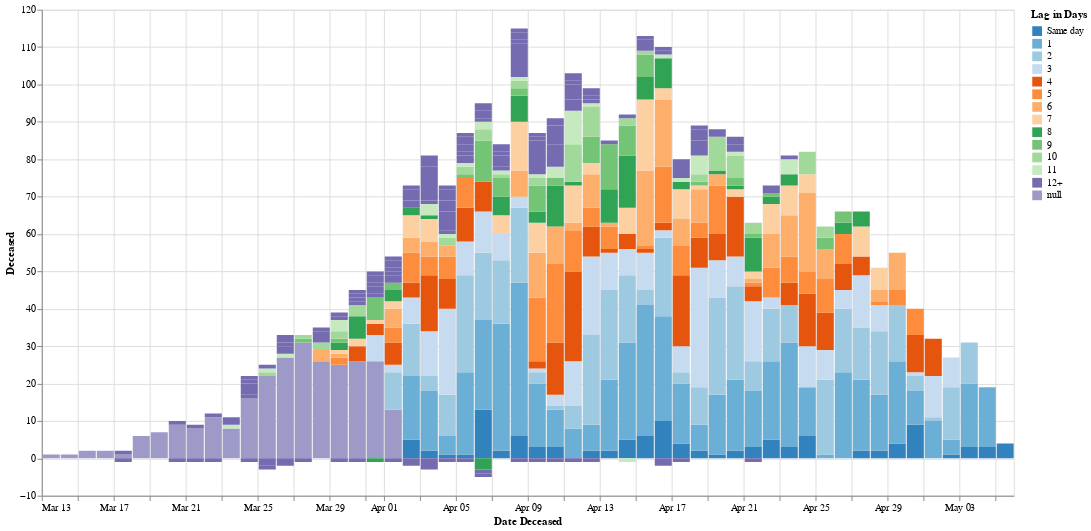

The notebook cell saved with this chart:
### Code cell
df = data[data['date'] > '2020-03-12']

alt.Chart(df, height=500, width=1000).mark_bar().encode(
    x=alt.X('monthdate(date)', title='Date Deceased'),
    y=alt.Y('n_diff', title='Deceased'),
    order=alt.Order(
      # Sort the segments of the bars by this field
      'days_since_publication',
      sort='ascending'
    ),
    color=alt.Color(
        'lag:O',
        title='Lag in Days',
        sort=labels,
        scale=alt.Scale(scheme='category20c'),
    ),
    tooltip=['n_diff', 'lag']
).interactive()

### Figure 1 — Vega-Lite specification as saved in the notebook (floating-point values rounded to 4 significant figures; data arrays with more than 128 entries replaced by an {"elided": "..."} marker saying what was removed)
{"config": {"view": {"continuousWidth": 400, "continuousHeight": 300}}, "data": {"name": "data-9332157a3d43783ffd43a0c6df168596"}, "mark": "bar", "encoding": {"color": {"type": "ordinal", "field": "lag", "scale": {"scheme": "category20c"}, "sort": ["Same day", "1", "2", "3", "4", "5", "6", "7", "8", "9", "10", "11", "12+"], "title": "Lag in Days"}, "order": {"type": "quantitative", "field": "days_since_publication", "sort": "ascending"}, "tooltip": [{"type": "quantitative", "field": "n_diff"}, {"type": "nominal", "field": "lag"}], "x": {"type": "temporal", "field": "date", "timeUnit": "monthdate", "title": "Date Deceased"}, "y": {"type": "quantitative", "field": "n_diff", "title": "Deceased"}}, "height": 500, "selection": {"selector008": {"type": "interval", "bind": "scales", "encodings": ["x", "y"]}}, "width": 1000, "$schema": "https://vega.github.io/schema/vega-lite/v4.8.1.json", "datasets": {"data-9332157a3d43783ffd43a0c6df168596": {"elided": "1275 records"}}}
